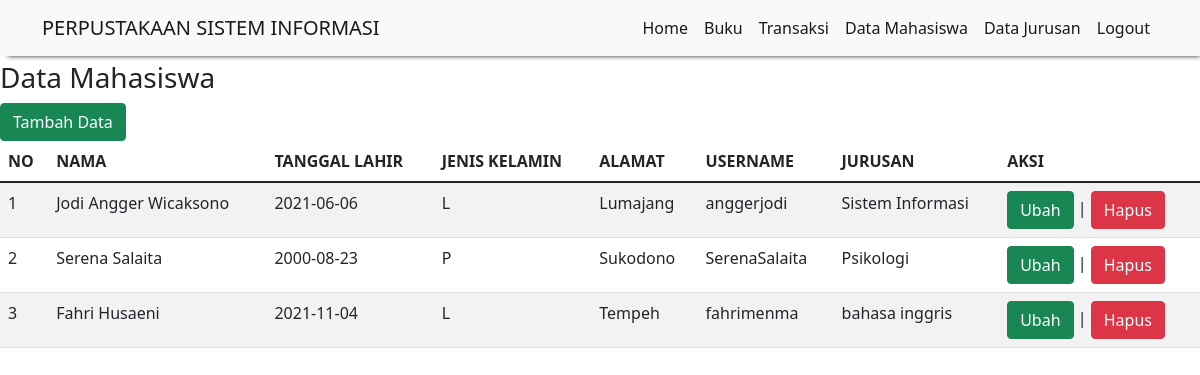
/tampil_mahasiswa.php (signed in), run on the app's committed database.
### tables this page shows
CREATE TABLE `mahasiswa` (
  `id_mhs` int(11) NOT NULL,
  `nama` varchar(100) NOT NULL,
  `tanggal_lahir` date NOT NULL,
  `jenis_kelamin` enum('L','P','','') NOT NULL,
  `alamat` text NOT NULL,
  `username` varchar(255) DEFAULT NULL,
  `password` varchar(255) DEFAULT NULL,
  `id_jurusan` int(11) NOT NULL
);

CREATE TABLE `jurusan` (
  `id_jurusan` int(11) NOT NULL,
  `nama_jurusan` varchar(20) NOT NULL,
  `angkatan` varchar(20) NOT NULL
);

### tampil_mahasiswa.php (the view, shortened to what this page needs)
<!DOCTYPE html>
<html>
<head>
    <link href="https://cdn.jsdelivr.net/npm/bootstrap@5.1.1/dist/css/bootstrap.min.css" rel="stylesheet">
</head>
<body>
	<?php
  include "header.php";
 ?>
	<h3>Data Mahasiswa</h3>
	<a href="tambah_mahasiswa.php" class="btn btn-success">Tambah Data</a>
	<table class="table table-hover table-striped">
		<thead>
			<tr>
				<th>NO</th>
				<th>NAMA</th>
				<th>TANGGAL LAHIR</th>
				<th>JENIS KELAMIN</th>
				<th>ALAMAT</th>
				<th>USERNAME</th>
				<th>JURUSAN</th>
				<th>AKSI</th>
			</tr>
		</thead>
	<tbody>
		<?php
		include "koneksi.php";
		$qry_mahasiswa=mysqli_query($conn,"select * from mahasiswa join jurusan on jurusan.id_jurusan=mahasiswa.id_jurusan");
		$no=0;
		while ($data_mahasiswa=mysqli_fetch_array($qry_mahasiswa)) {
		$no++;?>
		   <tr>
		   	  <td><?=$no?></td><td><?=$data_mahasiswa['nama']?></td> <td><?=$data_mahasiswa['tanggal_lahir']?></td> <td><?=$data_mahasiswa['jenis_kelamin']?></td> <td><?=$data_mahasiswa['alamat']?></td> <td><?=$data_mahasiswa['username']?></td> <td><?=$data_mahasiswa['nama_jurusan']?></td> <td><a href="ubah_mahasiswa.php?id_mhs=<?=$data_mahasiswa['id_mhs']?>" class="btn btn-success">Ubah</a> | <a href="hapus_mhs.php?id_mhs=<?=$data_mahasiswa['id_mhs']?>" onclick="return confirm('Apakah anda yakin menghapus data ini?')" class="btn btn-danger">Hapus</a></td>
		   </tr>
		   <?php
		   }
 		   ?>
	</tbody>
	</table>
</body>
</html>

### data on the page
mahasiswa: nama "Jodi Angger Wicaksono", tanggal_lahir "2021-06-06", jenis_kelamin "L", alamat "Lumajang", username "anggerjodi", id_jurusan.nama_jurusan "Sistem Informasi"
mahasiswa: nama "Serena Salaita", tanggal_lahir "2000-08-23", jenis_kelamin "P", alamat "Sukodono", username "SerenaSalaita", id_jurusan.nama_jurusan "Psikologi"
mahasiswa: nama "Fahri Husaeni", tanggal_lahir "2021-11-04", jenis_kelamin "L", alamat "Tempeh", username "fahrimenma", id_jurusan.nama_jurusan "bahasa inggris"
